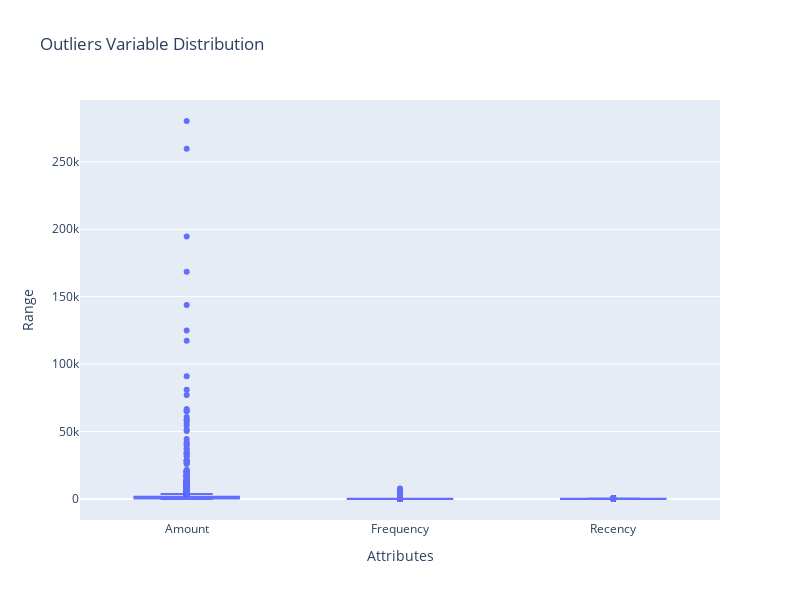

Source (notebook cell):
### Code cell
# Create a DataFrame containing the selected attributes
attributes = ['Amount', 'Frequency', 'Recency']
data = merged_rfm[attributes]

# Create a box plot with Plotly
fig = px.box(data, y=attributes, labels={'variable': 'Attributes', 'value': 'Range'},
             title="Outliers Variable Distribution")
fig.update_layout(
    xaxis=dict(title="Attributes"),
    yaxis=dict(title="Range"),
    showlegend=False,
    boxmode='group',  # Display box plots side by side
    width=800, height=600
)
fig.show()

### Figure 1 — Plotly figure (JSON) as saved in the notebook; plotly's stock layout.template omitted (floating-point values rounded to 4 significant figures; data arrays with more than 128 entries replaced by an {"elided": "..."} marker saying what was removed)
{"data": [{"alignmentgroup": "True", "hovertemplate": "Attributes=%{x}<br>Range=%{y}<extra></extra>", "legendgroup": "", "marker": {"color": "#636efa"}, "name": "", "notched": false, "offsetgroup": "", "orientation": "v", "showlegend": false, "type": "box", "x": {"elided": "13014 str values"}, "x0": " ", "xaxis": "x", "y": {"elided": "13014 float values"}, "y0": " ", "yaxis": "y"}], "layout": {"boxmode": "group", "height": 600, "legend": {"tracegroupgap": 0}, "showlegend": false, "title": {"text": "Outliers Variable Distribution"}, "width": 800, "xaxis": {"anchor": "y", "domain": [0, 1], "title": {"text": "Attributes"}}, "yaxis": {"anchor": "x", "domain": [0, 1], "title": {"text": "Range"}}}}
